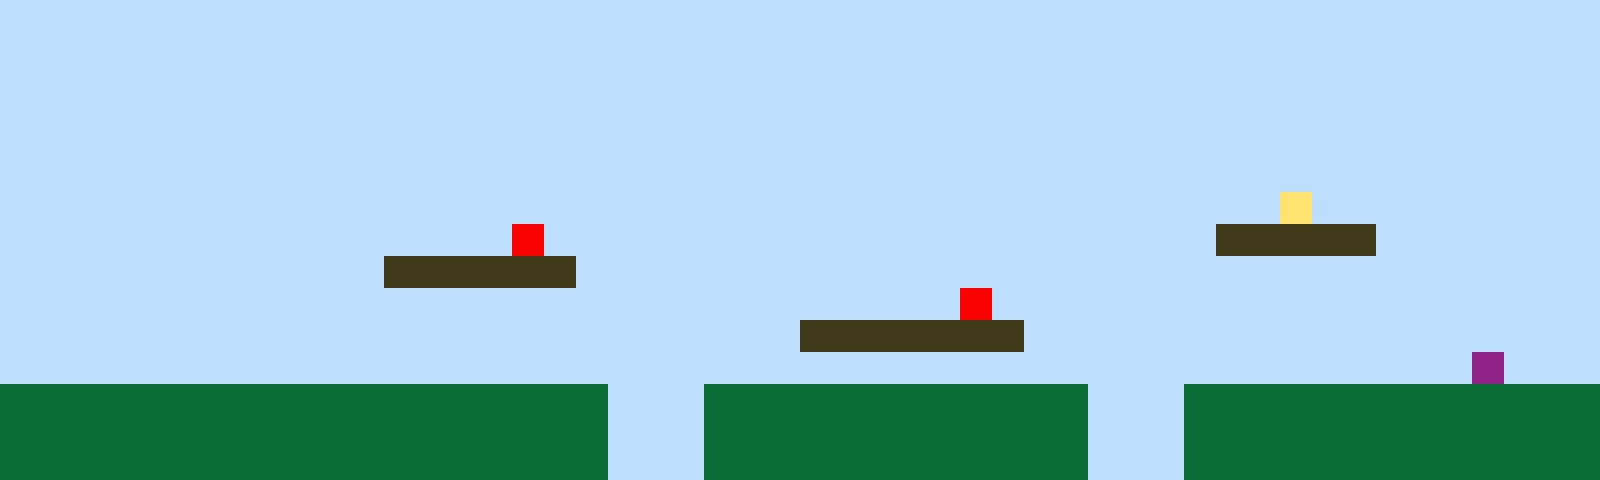

Below is a game level as drawn by its tile map, then a one-line description and the .tmx file that defines it, in full:
An orthogonal 50x15 tile map with 32x32 px tiles, 1 tile layer (Tile Layer 1).

<map version="1.10" tiledversion="1.11.2" orientation="orthogonal" renderorder="right-up" width="50" height="15" tilewidth="32" tileheight="32" infinite="0" nextlayerid="2" nextobjectid="1"><editorsettings><export target="map1.csv" format="csv" /></editorsettings><tileset firstgid="1" name="sprites" tilewidth="32" tileheight="32" tilecount="6" columns="3"><image source="sprites.png" width="96" height="64" /></tileset><layer id="1" name="Tile Layer 1" width="50" height="15"><data encoding="csv">1,1,1,1,1,1,1,1,1,1,1,1,1,1,1,1,1,1,1,1,1,1,1,1,1,1,1,1,1,1,1,1,1,1,1,1,1,1,1,1,1,1,1,1,1,1,1,1,1,1,1,1,1,1,1,1,1,1,1,1,1,1,1,1,1,1,1,1,1,1,1,1,1,1,1,1,1,1,1,1,1,1,1,1,1,1,1,1,1,1,1,1,1,1,1,1,1,1,1,1,1,1,1,1,1,1,1,1,1,1,1,1,1,1,1,1,1,1,1,1,1,1,1,1,1,1,1,1,1,1,1,1,1,1,1,1,1,1,1,1,1,1,1,1,1,1,1,1,1,1,1,1,1,1,1,1,1,1,1,1,1,1,1,1,1,1,1,1,1,1,1,1,1,1,1,1,1,1,1,1,1,1,1,1,1,1,1,1,1,1,1,1,1,1,1,1,1,1,1,1,1,1,1,1,1,1,1,1,1,1,1,1,1,1,1,1,1,1,1,1,1,1,1,1,1,1,1,1,1,1,1,1,1,1,1,1,1,1,1,1,1,1,1,1,1,1,1,1,1,1,1,1,1,1,1,1,1,1,1,1,1,1,1,1,1,1,1,1,1,1,1,1,1,1,1,1,1,1,1,1,1,1,1,1,1,1,1,1,1,1,1,1,1,1,1,1,1,1,1,1,1,1,1,1,1,1,1,1,1,1,1,1,1,1,1,1,1,1,1,1,1,1,1,1,1,1,1,1,1,1,1,1,1,1,1,1,1,1,1,1,4,1,1,1,1,1,1,1,1,1,1,1,1,1,1,1,1,1,1,1,1,1,1,1,1,1,5,1,1,1,1,1,1,1,1,1,1,1,1,1,1,1,1,1,1,1,1,1,3,3,3,3,3,1,1,1,1,1,1,1,1,1,1,1,1,1,1,1,1,1,1,1,3,3,3,3,3,3,1,1,1,1,1,1,1,1,1,1,1,1,1,1,1,1,1,1,1,1,1,1,1,1,1,1,1,1,1,1,1,1,1,1,1,1,1,1,1,1,1,1,1,1,1,1,1,1,1,1,1,1,1,1,1,1,1,1,1,1,1,1,5,1,1,1,1,1,1,1,1,1,1,1,1,1,1,1,1,1,1,1,1,1,1,1,1,1,1,1,1,1,1,1,1,1,1,1,1,1,1,1,1,1,1,1,1,3,3,3,3,3,3,3,1,1,1,1,1,1,1,1,1,1,1,1,1,1,1,1,1,1,1,1,1,1,1,1,1,1,1,1,1,1,1,1,1,1,1,1,1,1,1,1,1,1,1,1,1,1,1,1,1,1,1,1,1,1,1,1,1,1,1,1,1,1,1,1,6,1,1,1,2,2,2,2,2,2,2,2,2,2,2,2,2,2,2,2,2,2,2,1,1,1,2,2,2,2,2,2,2,2,2,2,2,2,1,1,1,2,2,2,2,2,2,2,2,2,2,2,2,2,2,2,2,2,2,2,2,2,2,2,2,2,2,2,2,2,2,2,2,1,1,1,2,2,2,2,2,2,2,2,2,2,2,2,1,1,1,2,2,2,2,2,2,2,2,2,2,2,2,2,2,2,2,2,2,2,2,2,2,2,2,2,2,2,2,2,2,2,2,1,1,1,2,2,2,2,2,2,2,2,2,2,2,2,1,1,1,2,2,2,2,2,2,2,2,2,2,2,2,2</data></layer></map>
